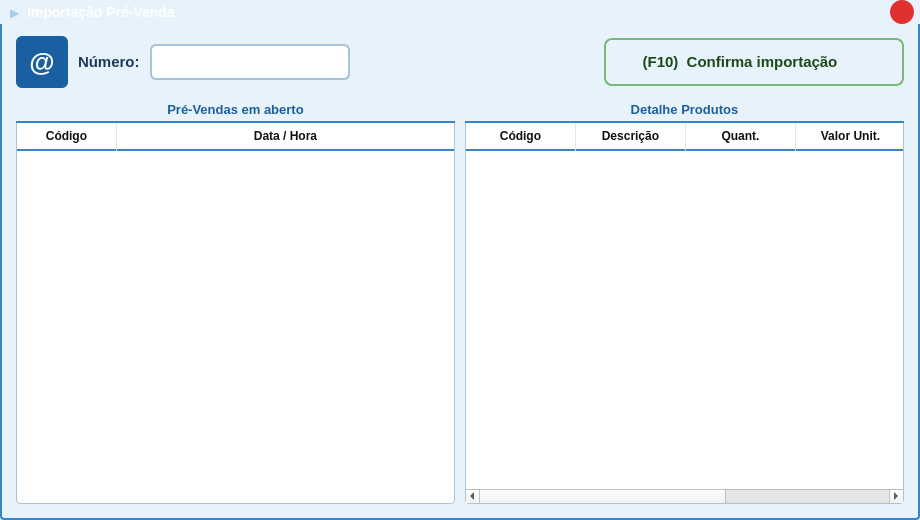
<?xml version="1.0" encoding="UTF-8"?>
<ui version="4.0">
 <class>ImportacaoPreVenda</class>
 <widget class="QDialog" name="ImportacaoPreVenda">
  <property name="geometry">
   <rect>
    <x>0</x>
    <y>0</y>
    <width>920</width>
    <height>520</height>
   </rect>
  </property>
  <property name="windowTitle">
   <string>Importação Pré-Venda</string>
  </property>
  <property name="modal">
   <bool>true</bool>
  </property>
  <property name="styleSheet">
   <string notr="true">
    QDialog {
     background-color: #e8f2fa;
     font-family: Arial;
    }
   </string>
  </property>

  <layout class="QVBoxLayout" name="mainVLayout">
   <property name="spacing"><number>0</number></property>
   <property name="leftMargin"><number>0</number></property>
   <property name="topMargin"><number>0</number></property>
   <property name="rightMargin"><number>0</number></property>
   <property name="bottomMargin"><number>0</number></property>

   <!-- ═══════════════════════════════════════════
        BARRA DE TÍTULO CUSTOMIZADA
   ════════════════════════════════════════════ -->
   <item>
    <widget class="QFrame" name="frameTitleBar">
     <property name="minimumHeight"><number>36</number></property>
     <property name="maximumHeight"><number>36</number></property>
     <property name="styleSheet">
      <string notr="true">
       QFrame#frameTitleBar {
        background: qlineargradient(x1:0, y1:0, x2:0, y2:1,
         stop:0 #3585c8, stop:1 #1a5fa0);
        border-top-left-radius: 4px;
        border-top-right-radius: 4px;
       }
      </string>
     </property>
     <layout class="QHBoxLayout" name="titleBarHLayout">
      <property name="spacing"><number>6</number></property>
      <property name="leftMargin"><number>10</number></property>
      <property name="topMargin"><number>0</number></property>
      <property name="rightMargin"><number>6</number></property>
      <property name="bottomMargin"><number>0</number></property>

      <!-- Ícone seta -->
      <item>
       <widget class="QLabel" name="lblTitleIcon">
        <property name="text"><string>▶</string></property>
        <property name="maximumWidth"><number>20</number></property>
        <property name="styleSheet">
         <string notr="true">
          color: #a0d0f0;
          font-size: 12px;
         </string>
        </property>
       </widget>
      </item>

      <!-- Título -->
      <item>
       <widget class="QLabel" name="lblTitulo">
        <property name="text"><string>Importação Pré-Venda</string></property>
        <property name="styleSheet">
         <string notr="true">
          color: white;
          font-size: 14px;
          font-weight: bold;
         </string>
        </property>
       </widget>
      </item>

      <item>
       <spacer name="titleSpacer">
        <property name="orientation"><enum>Qt::Horizontal</enum></property>
        <property name="sizeHint" stdset="0"><size><width>40</width><height>10</height></size></property>
       </spacer>
      </item>

      <!-- Botão fechar -->
      <item>
       <widget class="QPushButton" name="btnFechar">
        <property name="text"><string></string></property>
        <property name="toolTip"><string>Fechar (ESC)</string></property>
        <property name="minimumSize"><size><width>24</width><height>24</height></size></property>
        <property name="maximumSize"><size><width>24</width><height>24</height></size></property>
        <property name="shortcut"><string>Escape</string></property>
        <property name="styleSheet">
         <string notr="true">
          QPushButton {
           background-color: #e03030;
           border: none;
           border-radius: 12px;
           color: white;
           font-size: 14px;
           font-weight: bold;
           qproperty-text: "✕";
          }
          QPushButton:hover  { background-color: #cc2020; }
          QPushButton:pressed{ background-color: #aa1010; }
         </string>
        </property>
       </widget>
      </item>

     </layout>
    </widget>
   </item>

   <!-- ═══════════════════════════════════════════
        ÁREA DE CONTEÚDO
   ════════════════════════════════════════════ -->
   <item>
    <widget class="QFrame" name="frameConteudo">
     <property name="styleSheet">
      <string notr="true">
       QFrame#frameConteudo {
        background-color: #e8f2fa;
        border: 2px solid #3585c8;
        border-top: none;
        border-bottom-left-radius: 4px;
        border-bottom-right-radius: 4px;
       }
      </string>
     </property>
     <layout class="QVBoxLayout" name="conteudoVLayout">
      <property name="spacing"><number>10</number></property>
      <property name="leftMargin"><number>14</number></property>
      <property name="topMargin"><number>12</number></property>
      <property name="rightMargin"><number>14</number></property>
      <property name="bottomMargin"><number>14</number></property>

      <!-- ─────────────────────────────────────
           LINHA SUPERIOR: Ícone + Número + Botão
      ────────────────────────────────────── -->
      <item>
       <layout class="QHBoxLayout" name="topRowHLayout">
        <property name="spacing"><number>10</number></property>

        <!-- Ícone @ -->
        <item>
         <widget class="QLabel" name="lblIcone">
          <property name="text"><string>@</string></property>
          <property name="minimumSize"><size><width>52</width><height>52</height></size></property>
          <property name="maximumSize"><size><width>52</width><height>52</height></size></property>
          <property name="styleSheet">
           <string notr="true">
            QLabel {
             background-color: #1a5fa0;
             color: white;
             font-size: 26px;
             font-weight: bold;
             border-radius: 6px;
             padding: 2px;
            }
           </string>
          </property>
          <property name="alignment"><set>Qt::AlignCenter</set></property>
         </widget>
        </item>

        <!-- Número -->
        <item>
         <widget class="QLabel" name="lblNumero">
          <property name="text"><string>Número:</string></property>
          <property name="styleSheet">
           <string notr="true">
            font-size: 15px;
            font-weight: bold;
            color: #1a3a5c;
           </string>
          </property>
         </widget>
        </item>

        <item>
         <widget class="QLineEdit" name="lineEditNumero">
          <property name="minimumSize"><size><width>160</width><height>36</height></size></property>
          <property name="maximumSize"><size><width>200</width><height>36</height></size></property>
          <property name="styleSheet">
           <string notr="true">
            QLineEdit {
             background-color: #ffffff;
             border: 2px solid #a8c4d8;
             border-radius: 6px;
             font-size: 16px;
             font-weight: bold;
             color: #1a3a5c;
             padding: 2px 10px;
             selection-background-color: #3585c8;
             selection-color: #ffffff;
            }
            QLineEdit:focus {
             border: 2px solid #3585c8;
             background-color: #f0f7ff;
            }
           </string>
          </property>
         </widget>
        </item>

        <item>
         <spacer name="topRowSpacer">
          <property name="orientation"><enum>Qt::Horizontal</enum></property>
          <property name="sizeHint" stdset="0"><size><width>20</width><height>10</height></size></property>
         </spacer>
        </item>

        <!-- Botão Confirma Importação F10 -->
        <item>
         <widget class="QPushButton" name="btnConfirmaImportacao">
          <property name="text"><string>    (F10)  Confirma importação</string></property>
          <property name="shortcut"><string>F10</string></property>
          <property name="minimumSize"><size><width>300</width><height>48</height></size></property>
          <property name="maximumHeight"><number>48</number></property>
          <property name="styleSheet">
           <string notr="true">
            QPushButton {
             background: qlineargradient(x1:0, y1:0, x2:0, y2:1,
              stop:0 #f0f8f0, stop:1 #d8eed8);
             border: 2px solid #7ab87a;
             border-radius: 8px;
             font-size: 15px;
             font-weight: bold;
             color: #1a4a1a;
             padding: 6px 20px;
             text-align: left;
            }
            QPushButton:hover {
             background: qlineargradient(x1:0, y1:0, x2:0, y2:1,
              stop:0 #e0f4e0, stop:1 #c0e4c0);
             border-color: #5a9a5a;
            }
            QPushButton:pressed {
             background: qlineargradient(x1:0, y1:0, x2:0, y2:1,
              stop:0 #c0e4c0, stop:1 #a0d0a0);
            }
           </string>
          </property>
         </widget>
        </item>

       </layout>
      </item>

      <!-- ─────────────────────────────────────
           LINHA COM AS DUAS TABELAS
      ────────────────────────────────────── -->
      <item>
       <layout class="QHBoxLayout" name="tablesHLayout">
        <property name="spacing"><number>10</number></property>

        <!-- ── TABELA ESQUERDA: Pré-Vendas em aberto ── -->
        <item>
         <widget class="QFrame" name="framePreVendasAberto">
          <property name="minimumWidth"><number>240</number></property>
          <property name="maximumWidth"><number>280</number></property>
          <property name="styleSheet">
           <string notr="true">QFrame#framePreVendasAberto { background-color: #e8f2fa; }</string>
          </property>
          <layout class="QVBoxLayout" name="preVendasVLayout">
           <property name="spacing"><number>0</number></property>
           <property name="leftMargin"><number>0</number></property>
           <property name="topMargin"><number>0</number></property>
           <property name="rightMargin"><number>0</number></property>
           <property name="bottomMargin"><number>0</number></property>

           <item>
            <widget class="QLabel" name="lblPreVendasTitle">
             <property name="text"><string>Pré-Vendas em aberto</string></property>
             <property name="minimumHeight"><number>30</number></property>
             <property name="maximumHeight"><number>30</number></property>
             <property name="styleSheet">
              <string notr="true">
               QLabel {
                color: #1a5fa0;
                font-size: 13px;
                font-weight: bold;
                padding: 4px 6px;
                border-bottom: 2px solid #3585c8;
                background-color: #e8f2fa;
               }
              </string>
             </property>
             <property name="alignment"><set>Qt::AlignCenter</set></property>
            </widget>
           </item>

           <item>
            <widget class="QTableWidget" name="tablePreVendasAberto">
             <property name="styleSheet">
              <string notr="true">
               QTableWidget {
                background-color: #ffffff;
                alternate-background-color: #f4f9fd;
                border: 1px solid #a8c4d8;
                border-top: none;
                border-bottom-left-radius: 4px;
                border-bottom-right-radius: 4px;
                font-size: 12px;
                gridline-color: #dce8f0;
                outline: 0;
               }
               QTableWidget::item {
                padding: 2px 6px;
                color: #111111;
               }
               QTableWidget::item:selected {
                background-color: #3585c8;
                color: #ffffff;
               }
               QTableWidget::item:hover:!selected {
                background-color: #ddeef8;
               }
               QHeaderView::section:horizontal {
                background-color: #ffffff;
                color: #111111;
                font-size: 12px;
                font-weight: bold;
                padding: 4px 6px;
                border: none;
                border-right: 1px solid #dce8f0;
                border-bottom: 2px solid #3585c8;
               }
               QHeaderView::section:horizontal:last {
                border-right: none;
               }
               QHeaderView::section:vertical {
                background-color: #ffffff;
                color: #ffffff;
                border: none;
                border-bottom: 1px solid #dce8f0;
                border-right: 1px solid #dce8f0;
                width: 16px;
                padding: 0;
               }
               QHeaderView::section:vertical:checked {
                background-color: #3585c8;
               }
               QTableCornerButton::section {
                background-color: #ffffff;
                border: none;
                border-bottom: 2px solid #3585c8;
                border-right: 1px solid #dce8f0;
               }
               QScrollBar:vertical {
                background: #f0f4f8;
                width: 10px;
                margin: 0;
               }
               QScrollBar::handle:vertical {
                background: #a8c4d8;
                border-radius: 4px;
                min-height: 20px;
               }
               QScrollBar::handle:vertical:hover {
                background: #3585c8;
               }
               QScrollBar::add-line:vertical,
               QScrollBar::sub-line:vertical {
                height: 0px;
               }
              </string>
             </property>
             <property name="columnCount"><number>2</number></property>
             <property name="rowCount"><number>0</number></property>
             <property name="selectionBehavior"><enum>QAbstractItemView::SelectRows</enum></property>
             <property name="selectionMode"><enum>QAbstractItemView::SingleSelection</enum></property>
             <property name="editTriggers"><set>QAbstractItemView::NoEditTriggers</set></property>
             <property name="alternatingRowColors"><bool>true</bool></property>
             <property name="showGrid"><bool>true</bool></property>
             <property name="sortingEnabled"><bool>false</bool></property>
             <property name="wordWrap"><bool>false</bool></property>
             <attribute name="horizontalHeaderVisible"><bool>true</bool></attribute>
             <attribute name="horizontalHeaderStretchLastSection"><bool>true</bool></attribute>
             <attribute name="horizontalHeaderDefaultSectionSize"><number>100</number></attribute>
             <attribute name="horizontalHeaderMinimumSectionSize"><number>50</number></attribute>
             <attribute name="horizontalHeaderHighlightSections"><bool>false</bool></attribute>
             <attribute name="verticalHeaderVisible"><bool>true</bool></attribute>
             <attribute name="verticalHeaderDefaultSectionSize"><number>22</number></attribute>
             <attribute name="verticalHeaderMinimumSectionSize"><number>20</number></attribute>
             <attribute name="verticalHeaderHighlightSections"><bool>true</bool></attribute>
             <column>
              <property name="text"><string>Código</string></property>
             </column>
             <column>
              <property name="text"><string>Data / Hora</string></property>
             </column>
            </widget>
           </item>

          </layout>
         </widget>
        </item>

        <!-- ── TABELA DIREITA: Detalhe Produtos ── -->
        <item>
         <widget class="QFrame" name="frameDetalheProdutos">
          <property name="styleSheet">
           <string notr="true">QFrame#frameDetalheProdutos { background-color: #e8f2fa; }</string>
          </property>
          <layout class="QVBoxLayout" name="detalheVLayout">
           <property name="spacing"><number>0</number></property>
           <property name="leftMargin"><number>0</number></property>
           <property name="topMargin"><number>0</number></property>
           <property name="rightMargin"><number>0</number></property>
           <property name="bottomMargin"><number>0</number></property>

           <item>
            <widget class="QLabel" name="lblDetalheTitle">
             <property name="text"><string>Detalhe Produtos</string></property>
             <property name="minimumHeight"><number>30</number></property>
             <property name="maximumHeight"><number>30</number></property>
             <property name="styleSheet">
              <string notr="true">
               QLabel {
                color: #1a5fa0;
                font-size: 13px;
                font-weight: bold;
                padding: 4px 6px;
                border-bottom: 2px solid #3585c8;
                background-color: #e8f2fa;
               }
              </string>
             </property>
             <property name="alignment"><set>Qt::AlignCenter</set></property>
            </widget>
           </item>

           <item>
            <widget class="QTableWidget" name="tableDetalheProdutos">
             <property name="styleSheet">
              <string notr="true">
               QTableWidget {
                background-color: #ffffff;
                alternate-background-color: #f4f9fd;
                border: 1px solid #a8c4d8;
                border-top: none;
                border-bottom-left-radius: 4px;
                border-bottom-right-radius: 4px;
                font-size: 12px;
                gridline-color: #dce8f0;
                outline: 0;
               }
               QTableWidget::item {
                padding: 2px 6px;
                color: #111111;
               }
               QTableWidget::item:selected {
                background-color: #3585c8;
                color: #ffffff;
               }
               QTableWidget::item:hover:!selected {
                background-color: #ddeef8;
               }
               QHeaderView::section:horizontal {
                background-color: #ffffff;
                color: #111111;
                font-size: 12px;
                font-weight: bold;
                padding: 4px 6px;
                border: none;
                border-right: 1px solid #dce8f0;
                border-bottom: 2px solid #3585c8;
               }
               QHeaderView::section:horizontal:last {
                border-right: none;
               }
               QHeaderView::section:vertical {
                background-color: #ffffff;
                color: #ffffff;
                border: none;
                border-bottom: 1px solid #dce8f0;
                border-right: 1px solid #dce8f0;
                width: 16px;
                padding: 0;
               }
               QHeaderView::section:vertical:checked {
                background-color: #3585c8;
               }
               QTableCornerButton::section {
                background-color: #ffffff;
                border: none;
                border-bottom: 2px solid #3585c8;
                border-right: 1px solid #dce8f0;
               }
               QScrollBar:vertical {
                background: #f0f4f8;
                width: 10px;
                margin: 0;
               }
               QScrollBar::handle:vertical {
                background: #a8c4d8;
                border-radius: 4px;
                min-height: 20px;
               }
               QScrollBar::handle:vertical:hover {
                background: #3585c8;
               }
               QScrollBar::add-line:vertical,
               QScrollBar::sub-line:vertical {
                height: 0px;
               }
              </string>
             </property>
             <property name="columnCount"><number>5</number></property>
             <property name="rowCount"><number>0</number></property>
             <property name="selectionBehavior"><enum>QAbstractItemView::SelectRows</enum></property>
             <property name="selectionMode"><enum>QAbstractItemView::SingleSelection</enum></property>
             <property name="editTriggers"><set>QAbstractItemView::NoEditTriggers</set></property>
             <property name="alternatingRowColors"><bool>true</bool></property>
             <property name="showGrid"><bool>true</bool></property>
             <property name="sortingEnabled"><bool>false</bool></property>
             <property name="wordWrap"><bool>false</bool></property>
             <attribute name="horizontalHeaderVisible"><bool>true</bool></attribute>
             <attribute name="horizontalHeaderStretchLastSection"><bool>false</bool></attribute>
             <attribute name="horizontalHeaderDefaultSectionSize"><number>110</number></attribute>
             <attribute name="horizontalHeaderMinimumSectionSize"><number>40</number></attribute>
             <attribute name="horizontalHeaderHighlightSections"><bool>false</bool></attribute>
             <attribute name="verticalHeaderVisible"><bool>true</bool></attribute>
             <attribute name="verticalHeaderDefaultSectionSize"><number>22</number></attribute>
             <attribute name="verticalHeaderMinimumSectionSize"><number>20</number></attribute>
             <attribute name="verticalHeaderHighlightSections"><bool>true</bool></attribute>
             <column>
              <property name="text"><string>Código</string></property>
             </column>
             <column>
              <property name="text"><string>Descrição</string></property>
             </column>
             <column>
              <property name="text"><string>Quant.</string></property>
             </column>
             <column>
              <property name="text"><string>Valor Unit.</string></property>
             </column>
             <column>
              <property name="text"><string>Preço Total</string></property>
             </column>
            </widget>
           </item>

          </layout>
         </widget>
        </item>

       </layout>
      </item>

     </layout>
    </widget>
   </item>

  </layout>
 </widget>

 <resources/>
 <connections>
  <connection>
   <sender>btnFechar</sender>
   <signal>clicked()</signal>
   <receiver>ImportacaoPreVenda</receiver>
   <slot>reject()</slot>
  </connection>
 </connections>
</ui>
